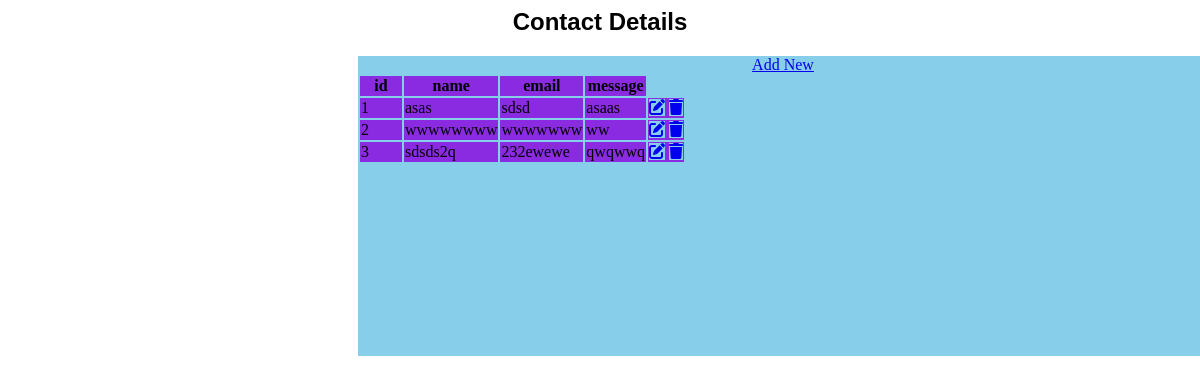
/t/regview.php, run on the app's committed database.
### tables this page shows
CREATE TABLE `contact_details` (
  `id` int(11) NOT NULL,
  `name` varchar(100) NOT NULL,
  `email` varchar(100) NOT NULL,
  `message` varchar(100) NOT NULL
);

### t/regview.php (the view, shortened to what this page needs)
<?php
include "../config.php";
?>
<html>
<head>
  <link rel="stylesheet" href="https://cdnjs.cloudflare.com/ajax/libs/font-awesome/6.4.0/css/all.min.css" />
</head>
<body>
  <nav class="navbar">
      <h2>Contact Details</h2>
  </nav>
  <div class="container">
    <a href="connected.php" class="btn btn-dark mb-3">Add New</a>
    <table class="table table-hover text-center">
      <thead class="table-dark">
        <tr>
          <th scope="col">id</th>
          <th scope="col">name</th>
          <th scope="col">email</th>
          <th scope="col">message</th>
        </tr>
      </thead>
      <tbody>
        <?php
        $sql = "SELECT * FROM `contact_details`";
        $result = mysqli_query($conn, $sql);
        while ($row = mysqli_fetch_assoc($result)) {
        ?>
          <tr>
            <td><?php echo $row["id"] ?></td>
            <td><?php echo $row["name"] ?></td>
            <td><?php echo $row["email"] ?></td>
            <td><?php echo $row["message"] ?></td>
            <td>
              <a href="edit.php?id=<?php echo $row["id"] ?>" class="link-dark"><i class="fa-solid fa-pen-to-square fs-5 me-3"></i></a>
              <a href="delete.php?id=<?php echo $row["id"] ?>" class="link-dark"><i class="fa-solid fa-trash fs-5"></i></a>
            </td>
          </tr>
        <?php
        }
        ?>
      </tbody>
    </table>
  </div>
</body>
</html>

### t/regview.php (style rules this page uses)
.navbar h2 { text-align: center; font-family: sans-serif; }
.container { background-color: skyblue; width: 850px; height: 300px; margin-left: 350px; text-align: center; }
th { background-color: blueviolet; width: 40px; }
tr { background-color: blueviolet; }
a { background-color: skyblue; border-radius: 0px; }

### data on the page
contact_details: id "1", name "asas", email "sdsd", message "asaas"
contact_details: id "2", name "wwwwwwww", email "wwwwwww", message "ww"
contact_details: id "3", name "sdsds2q", email "232ewewe", message "qwqwwq"
